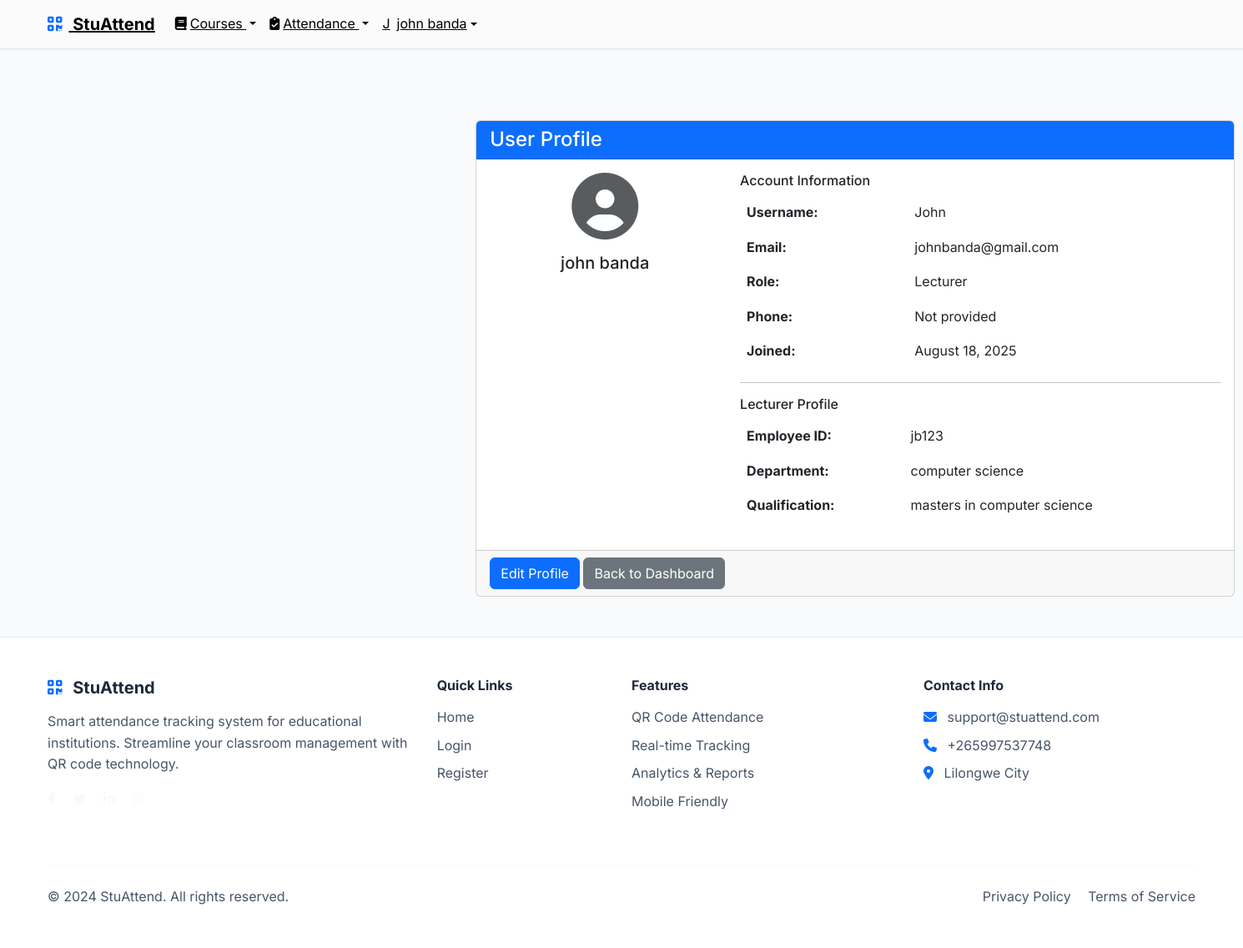
The app's page /accounts/profile/ (signed in) with its own data.
### accounts/models.py (models this page shows, shortened)
class User(AbstractUser):
    ROLE_CHOICES = [
        ('admin', 'Administrator'),
        ('lecturer', 'Lecturer'),
        ('student', 'Student'),
    ]
    role = models.CharField(max_length=10, choices=ROLE_CHOICES, default='student')
    email = models.EmailField(unique=True)
    phone = models.CharField(
        max_length=15,
        validators=[RegexValidator(r'^\+?1?\d{9,15}$')],
        blank=True,
        null=True
    )
    created_at = models.DateTimeField(auto_now_add=True)
    updated_at = models.DateTimeField(auto_now=True)
    USERNAME_FIELD = 'email'
    REQUIRED_FIELDS = ['username', 'first_name', 'last_name']

class Lecturer(models.Model):
    user = models.OneToOneField(User, on_delete=models.CASCADE, related_name='lecturer_profile')
    employee_id = models.CharField(max_length=20, unique=True)
    department = models.CharField(max_length=100)
    qualification = models.CharField(max_length=200)
    hire_date = models.DateField(auto_now_add=True)

### accounts/views.py (the view)
# urls.py: path('profile/', views.profile_view, name='profile'),
@login_required
def profile_view(request):
    user = request.user
    context = {
        'user': user,
    }
    if user.role == 'student':
        try:
            context['student'] = user.student_profile
        except Student.DoesNotExist:
            pass
    elif user.role == 'lecturer':
        try:
            context['lecturer'] = user.lecturer_profile
        except Lecturer.DoesNotExist:
            pass
    return render(request, 'accounts/profile.html', context)

### templates/accounts/profile.html (shortened to what this page needs)
{% extends 'base/base.html' %}
{% load static %}
{% block content %}
<div class="container mt-5">
    <div class="row">
        <div class="col-md-8 offset-md-2">
            <div class="card">
                <div class="card-header bg-primary text-white">
                    <h4 class="mb-0">User Profile</h4>
                </div>
                <div class="card-body">
                    <div class="row">
                        <div class="col-md-4 text-center">
                            <div class="avatar-placeholder mb-3">
                                <i class="fas fa-user-circle fa-5x text-muted"></i>
                            </div>
                            <h5>{{ user.get_full_name|default:user.username }}</h5>
                            <span class="badge badge-primary">{{ user.get_role_display }}</span>
                        </div>
                        <div class="col-md-8">
                            <h6>Account Information</h6>
                            <table class="table table-borderless">
                                <tr>
                                    <td><strong>Username:</strong></td>
                                    <td>{{ user.username }}</td>
                                </tr>
                                <tr>
                                    <td><strong>Email:</strong></td>
                                    <td>{{ user.email }}</td>
                                </tr>
                                <tr>
                                    <td><strong>Role:</strong></td>
                                    <td>{{ user.get_role_display }}</td>
                                </tr>
                                <tr>
                                    <td><strong>Phone:</strong></td>
                                    <td>{{ user.phone|default:"Not provided" }}</td>
                                </tr>
                                <tr>
                                    <td><strong>Joined:</strong></td>
                                    <td>{{ user.date_joined|date:"F d, Y" }}</td>
                                </tr>
                            </table>
                            {% if user.role == 'student' and user.student_profile %}
                            <hr>
                            <h6>Student Profile</h6>
                            <table class="table table-borderless">
                                <tr>
                                    <td><strong>Student ID:</strong></td>
                                    <td>{{ user.student_profile.student_id }}</td>
                                </tr>
                                <tr>
                                    <td><strong>Department:</strong></td>
                                    <td>{{ user.student_profile.department }}</td>
                                </tr>
                                <tr>
                                    <td><strong>Year of Study:</strong></td>
                                    <td>{{ user.student_profile.year_of_study }}</td>
                                </tr>
                            </table>
                            {% elif user.role == 'lecturer' and user.lecturer_profile %}
                            <hr>
                            <h6>Lecturer Profile</h6>
                            <table class="table table-borderless">
                                <tr>
                                    <td><strong>Employee ID:</strong></td>
                                    <td>{{ user.lecturer_profile.employee_id }}</td>
                                </tr>
                                <tr>
                                    <td><strong>Department:</strong></td>
                                    <td>{{ user.lecturer_profile.department }}</td>
                                </tr>
                                <tr>
                                    <td><strong>Qualification:</strong></td>
                                    <td>{{ user.lecturer_profile.qualification }}</td>
                                </tr>
                            </table>
                            {% endif %}
                        </div>
                    </div>
                </div>
                <div class="card-footer">
                    <a href="{% url 'accounts:profile_edit' %}" class="btn btn-primary">Edit Profile</a>
                    <a href="{% url 'dashboard:home' %}" class="btn btn-secondary">Back to Dashboard</a>
                </div>
            </div>
        </div>
    </div>
</div>
{% endblock %}

### templates/base/base.html (shortened to what this page needs)
<!DOCTYPE html>
<html lang="en">
{% load static %}
<head>
    <link href="https://cdn.jsdelivr.net/npm/bootstrap@5.3.0/dist/css/bootstrap.min.css" rel="stylesheet">
    <link rel="stylesheet" href="https://cdn.jsdelivr.net/npm/bootstrap-icons@1.10.0/font/bootstrap-icons.css">
    <link rel="stylesheet" href="https://cdnjs.cloudflare.com/ajax/libs/font-awesome/6.4.0/css/all.min.css">
    <link rel="stylesheet" href="{% static 'css/modern-styles.css' %}">
    <link rel="stylesheet" href="{% static 'css/styles.css' %}">
</head>
<body>
    <nav class="navbar navbar-expand-lg navbar-modern fixed-top" id="mainNavbar">
        <div class="container">
            <a class="navbar-brand fw-bold" href="/">
                <i class="fas fa-qrcode text-primary me-2"></i>
                StuAttend
            </a>
            <div class="collapse navbar-collapse" id="navbarNav">
                <ul class="navbar-nav">
                    {% if user.is_authenticated %}
                        <li class="nav-item dropdown">
                            <a class="nav-link dropdown-toggle {% if 'courses' in request.path %}active{% endif %}" href="#" id="coursesDropdown" role="button" data-bs-toggle="dropdown" aria-expanded="false">
                                <i class="fas fa-book me-1"></i>Courses
                            </a>
                        </li>
                        <li class="nav-item dropdown">
                            <a class="nav-link dropdown-toggle {% if 'attendance' in request.path %}active{% endif %}" href="#" id="attendanceDropdown" role="button" data-bs-toggle="dropdown" aria-expanded="false">
                                <i class="fas fa-clipboard-check me-1"></i>Attendance
                            </a>
                        </li>
                        <li class="nav-item dropdown">
                            <a class="nav-link dropdown-toggle d-flex align-items-center" href="#" id="navbarDropdown" role="button" data-bs-toggle="dropdown">
                                <div class="avatar-circle me-2">
                                    {{ user.get_full_name|default:user.username|first|upper }}
                                </div>
                                {{ user.get_full_name|default:user.username }}
                            </a>
                        </li>
                    {% endif %}
                </ul>
            </div>
        </div>
    </nav>
    <main class="{% if not request.path == '/' %}main-content container-fluid mt-5 pt-5{% endif %}">
        {% block content %}{% endblock %}
    </main>
    <footer class="footer-modern py-5 mt-5">
        <div class="container">
            <div class="row">
                <div class="col-lg-4 mb-4">
                    <h5 class="fw-bold mb-3">
                        <i class="fas fa-qrcode text-primary me-2"></i>
                        StuAttend
                    </h5>
                    <p class="text-light-emphasis">
                        Smart attendance tracking system for educational institutions.
                        Streamline your classroom management with QR code technology.
                    </p>
                    <div class="social-links">
                        <a href="#" class="text-light me-3"><i class="fab fa-facebook-f"></i></a>
                        <a href="#" class="text-light me-3"><i class="fab fa-twitter"></i></a>
                        <a href="#" class="text-light me-3"><i class="fab fa-linkedin-in"></i></a>
                        <a href="#" class="text-light"><i class="fab fa-instagram"></i></a>
                    </div>
                </div>
                <div class="col-lg-2 mb-4">
                    <h6 class="fw-bold mb-3">Quick Links</h6>
                    <ul class="list-unstyled">
                        <li class="mb-2"><a href="/" class="text-light-emphasis text-decoration-none">Home</a></li>
                        <li class="mb-2"><a href="{% url 'accounts:login' %}" class="text-light-emphasis text-decoration-none">Login</a></li>
                        <li class="mb-2"><a href="{% url 'accounts:register' %}" class="text-light-emphasis text-decoration-none">Register</a></li>
                    </ul>
                </div>
                <div class="col-lg-3 mb-4">
                    <h6 class="fw-bold mb-3">Features</h6>
                    <ul class="list-unstyled">
                        <li class="mb-2"><a href="#" class="text-light-emphasis text-decoration-none">QR Code Attendance</a></li>
                        <li class="mb-2"><a href="#" class="text-light-emphasis text-decoration-none">Real-time Tracking</a></li>
                        <li class="mb-2"><a href="#" class="text-light-emphasis text-decoration-none">Analytics & Reports</a></li>
                        <li class="mb-2"><a href="#" class="text-light-emphasis text-decoration-none">Mobile Friendly</a></li>
                    </ul>
                </div>
                <div class="col-lg-3 mb-4">
                    <h6 class="fw-bold mb-3">Contact Info</h6>
                    <ul class="list-unstyled">
                        <li class="mb-2">
                            <i class="fas fa-envelope text-primary me-2"></i>
                            <span class="text-light-emphasis">support@stuattend.com</span>
                        </li>
                        <li class="mb-2">
                            <i class="fas fa-phone text-primary me-2"></i>
                            <span class="text-light-emphasis">+265997537748</span>
                        </li>
                        <li class="mb-2">
                            <i class="fas fa-map-marker-alt text-primary me-2"></i>
                            <span class="text-light-emphasis">Lilongwe City</span>
                        </li>
                    </ul>
                </div>
            </div>
            <hr class="my-4">
            <div class="row align-items-center">
                <div class="col-md-6">
                    <p class="text-light-emphasis mb-0">&copy; 2024 StuAttend. All rights reserved.</p>
                </div>
                <div class="col-md-6 text-md-end">
                    <a href="#" class="text-light-emphasis text-decoration-none me-3">Privacy Policy</a>
                    <a href="#" class="text-light-emphasis text-decoration-none">Terms of Service</a>
                </div>
            </div>
        </div>
    </footer>
</body>
</html>

### static/css/modern-styles.css (style rules this page uses)
:root { --primary-color: #6366f1; --primary-dark: #4f46e5; --secondary-color: #8b5cf6; --accent-color: #06b6d4; --success-color: #10b981; --warning-color: #f59e0b; --error-color: #ef4444; --dark-color: #1e293b; --light-color: #f8fafc; --gray-100: #f1f5f9; --gray-200: #e2e8f0; --gray-300: #cbd5e1; --gray-400: #94a3b8; --gray-500: #64748b; --gray-600: #475569; --gray-700: #334155; --gray-800: #1e293b; --gray-900: #0f172a; --shadow-sm: 0 1px 2px 0 rgb(0 0 0 / 0.05); --shadow-md: 0 4px 6px -1px rgb(0 0 0 / 0.1), 0 2px 4px -2px rgb(0 0 0 / 0.1); --shadow-lg: 0 10px 15px -3px rgb(0 0 0 / 0.1), 0 4px 6px -4px rgb(0 0 0 / 0.1); --shadow-xl: 0 20px 25px -5px rgb(0 0 0 / 0.1), 0 8px 10px -6px rgb(0 0 0 / 0.1); --border-radius: 0.5rem; --border-radius-lg: 0.75rem; --border-radius-xl: 1rem; }
* { margin: 0; padding: 0; box-sizing: border-box; }
body { font-family: 'Inter', -apple-system, BlinkMacSystemFont, 'Segoe UI', Roboto, sans-serif; line-height: 1.6; color: var(--gray-700); background-color: var(--light-color); }
.navbar-modern { background: #FBFBFB; backdrop-filter: blur(10px); border-bottom: 1px solid var(--gray-200); transition: all 0.3s ease; box-shadow: var(--shadow-sm); z-index: 1030; }
.navbar-modern .navbar-brand, .navbar-modern .nav-link { color: initial !important; text-decoration: underline !important; }
.footer-modern { background: white; color: var(--gray-700); border-top: 1px solid var(--gray-200); padding: 3rem 0 1rem; }
.footer-modern h5, .footer-modern h6 { color: var(--gray-800); }
.footer-modern .text-light-emphasis { color: var(--gray-600) !important; }
.footer-modern a { color: initial; text-decoration: underline; transition: none; }
.footer-modern .social-links a { color: var(--gray-600); transition: color 0.3s ease; }
.footer-modern hr { border-color: var(--gray-200); }
.main-content { transition: margin-left 0.3s ease; }
@media (min-width: 992px) { .main-content { margin-left: 280px; } }
@media (min-width: 1200px) { .container { max-width: 1400px; } }
body { transition: padding-top 0.3s ease; }

### records on screen
User: get_full_name|first "J", get_full_name "john banda", username "John", email "johnbanda@gmail.com", role "Lecturer", phone "Not provided", date_joined "August 18, 2025", lecturer_profile.employee_id "jb123", lecturer_profile.department "computer science", lecturer_profile.qualification "masters in computer science"
